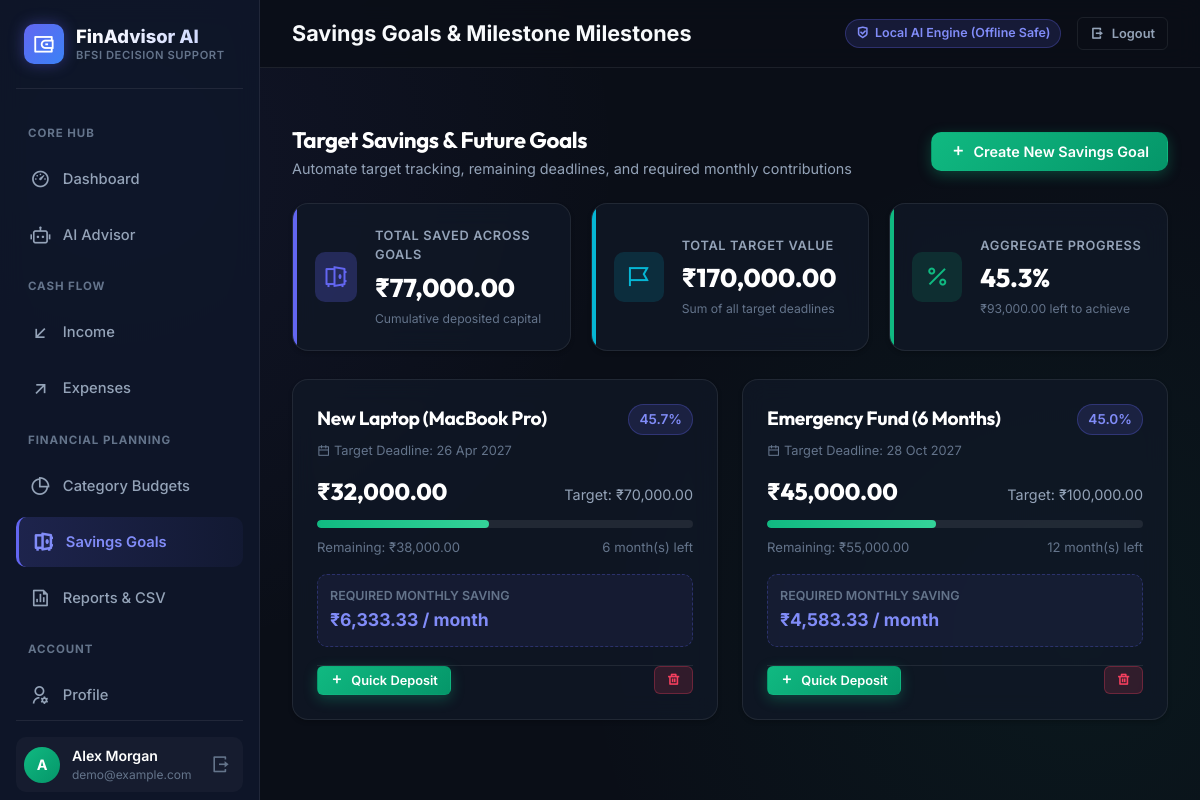
Page /savings/ (signed in) on the committed database.
### models.py (models this page shows, shortened)
class User(UserMixin, db.Model):
    __tablename__ = 'users'
    id = db.Column(db.Integer, primary_key=True)
    name = db.Column(db.String(100), nullable=False)
    email = db.Column(db.String(120), unique=True, nullable=False, index=True)
    password_hash = db.Column(db.String(255), nullable=False)
    created_at = db.Column(db.DateTime, default=utc_now)
    incomes = db.relationship('Income', backref='user', lazy=True, cascade='all, delete-orphan')
    expenses = db.relationship('Expense', backref='user', lazy=True, cascade='all, delete-orphan')
    budgets = db.relationship('Budget', backref='user', lazy=True, cascade='all, delete-orphan')
    savings_goals = db.relationship('SavingsGoal', backref='user', lazy=True, cascade='all, delete-orphan')

class SavingsGoal(db.Model):
    __tablename__ = 'savings_goals'
    id = db.Column(db.Integer, primary_key=True)
    user_id = db.Column(db.Integer, db.ForeignKey('users.id'), nullable=False, index=True)
    name = db.Column(db.String(120), nullable=False)
    target_amount = db.Column(db.Float, nullable=False)
    current_amount = db.Column(db.Float, default=0.0, nullable=False)
    deadline = db.Column(db.Date, nullable=False)
    created_at = db.Column(db.DateTime, default=utc_now)
    @property
    def progress_percent(self):
        if self.target_amount <= 0:
            return 100.0 if self.current_amount > 0 else 0.0
        pct = (self.current_amount / self.target_amount) * 100
        return min(100.0, max(0.0, round(pct, 1)))
    @property
    def remaining_amount(self):
        return max(0.0, round(self.target_amount - self.current_amount, 2))
    @property
    def months_remaining(self):
        today = date.today()
        if self.deadline <= today:
            return 0
        months = (self.deadline.year - today.year) * 12 + (self.deadline.month - today.month)
        if self.deadline.day < today.day:
            months = max(1, months)
        return max(1, months)
    @property
    def monthly_required(self):
        if self.remaining_amount <= 0:
            return 0.0
        m = self.months_remaining
        return round(self.remaining_amount / (m if m > 0 else 1), 2)

### routes/savings.py (the view)
@savings_bp.route('/')
@login_required
def index():
    goals = SavingsGoal.query.filter_by(user_id=current_user.id).order_by(SavingsGoal.deadline.asc()).all()
    total_target = sum(g.target_amount for g in goals)
    total_saved = sum(g.current_amount for g in goals)
    total_remaining = sum(g.remaining_amount for g in goals)
    overall_progress = round((total_saved / total_target * 100), 1) if total_target > 0 else 0.0
    return render_template(
        'savings.html',
        goals=goals,
        total_target=total_target,
        total_saved=total_saved,
        total_remaining=total_remaining,
        overall_progress=overall_progress,
        today=date.today()
    )

### templates/savings.html (shortened to what this page needs)
{% extends "base.html" %}
{% block page_title %}Savings Goals & Milestone Milestones{% endblock %}
{% block content %}
<div style="display: flex; justify-content: space-between; align-items: center; margin-bottom: 24px; flex-wrap: wrap; gap: 14px;">
  <div>
    <h2 style="font-size: 1.4rem;">Target Savings & Future Goals</h2>
    <p style="color: var(--text-secondary); font-size: 0.9rem;">Automate target tracking, remaining deadlines, and required monthly contributions</p>
  </div>
  <button class="btn btn-success" onclick="openModal('addGoalModal')">
    <i class="ri-add-line"></i> Create New Savings Goal
  </button>
</div>
<div class="stats-grid">
  <div class="stat-card savings">
    <div class="stat-icon"><i class="ri-safe-2-line"></i></div>
    <div class="stat-content">
      <div class="stat-label">Total Saved Across Goals</div>
      <div class="stat-value">{{ total_saved | inr }}</div>
      <div class="stat-subtext">Cumulative deposited capital</div>
    </div>
  </div>
  <div class="stat-card rate">
    <div class="stat-icon"><i class="ri-flag-2-line"></i></div>
    <div class="stat-content">
      <div class="stat-label">Total Target Value</div>
      <div class="stat-value">{{ total_target | inr }}</div>
      <div class="stat-subtext">Sum of all target deadlines</div>
    </div>
  </div>
  <div class="stat-card income">
    <div class="stat-icon"><i class="ri-percent-line"></i></div>
    <div class="stat-content">
      <div class="stat-label">Aggregate Progress</div>
      <div class="stat-value">{{ overall_progress }}%</div>
      <div class="stat-subtext">{{ total_remaining | inr }} left to achieve</div>
    </div>
  </div>
</div>
<div style="display: grid; grid-template-columns: repeat(auto-fit, minmax(360px, 1fr)); gap: 24px;">
  {% for g in goals %}
  <div class="card" style="display: flex; flex-direction: column; justify-content: space-between;">
    <div>
      <div style="display: flex; justify-content: space-between; align-items: flex-start; margin-bottom: 14px;">
        <div>
          <h3 style="font-size: 1.2rem; color: #fff; margin-bottom: 4px;">{{ g.name }}</h3>
          <span style="font-size: 0.8rem; color: var(--text-muted);">
            <i class="ri-calendar-line"></i> Target Deadline: {{ g.deadline.strftime('%d %b %Y') }}
          </span>
        </div>
        <span class="badge badge-purple" style="font-size: 0.85rem;">{{ g.progress_percent }}%</span>
      </div>
      <div style="display: flex; justify-content: space-between; align-items: baseline; margin-bottom: 6px;">
        <span style="font-size: 1.45rem; font-weight: 800; font-family: var(--font-heading); color: #fff;">
          {{ g.current_amount | inr }}
        </span>
        <span style="font-size: 0.9rem; color: var(--text-secondary);">
          Target: {{ g.target_amount | inr }}
        </span>
      </div>
      <div class="progress-bar-container">
        <div class="progress-bar progress-success" style="width: {{ g.progress_percent }}%;"></div>
      </div>
      <div style="display: flex; justify-content: space-between; font-size: 0.82rem; color: var(--text-muted); margin-bottom: 16px;">
        <span>Remaining: {{ g.remaining_amount | inr }}</span>
        <span>{{ g.months_remaining }} month(s) left</span>
      </div>
      <div style="background: rgba(99, 102, 241, 0.08); border: 1px dashed rgba(99, 102, 241, 0.3); border-radius: var(--radius-md); padding: 12px; margin-bottom: 18px;">
        <div style="font-size: 0.78rem; color: var(--text-muted); font-weight: 600; text-transform: uppercase;">Required Monthly Saving</div>
        <div style="font-size: 1.1rem; font-weight: 700; color: #818cf8; margin-top: 2px;">
          {{ g.monthly_required | inr }} / month
        </div>
      </div>
    </div>
    <div style="display: flex; justify-content: space-between; align-items: center; pt: 14px; border-top: 1px solid var(--border-color);">
      <button class="btn btn-success btn-sm" onclick="openDepositModal('{{ g.id }}', '{{ g.name }}')">
        <i class="ri-add-line"></i> Quick Deposit
      </button>
      <form method="POST" action="{{ url_for('savings.delete', id=g.id) }}" onsubmit="return confirm('Delete this savings goal?');">
        <button type="submit" class="btn btn-danger btn-sm" title="Delete Goal">
          <i class="ri-delete-bin-line"></i>
        </button>
      </form>
    </div>
  </div>
  {% else %}
  <div style="grid-column: 1 / -1; text-align: center; padding: 60px; color: var(--text-muted);">
    <i class="ri-safe-2-line" style="font-size: 3rem; display: block; margin-bottom: 12px;"></i>
    No savings goals created yet. Set a target milestone above!
  </div>
  {% endfor %}
</div>
{% endblock %}

### templates/base.html (shortened to what this page needs)
<!DOCTYPE html>
<html lang="en">
<head>
  <link href="https://cdn.jsdelivr.net/npm/remixicon@4.2.0/fonts/remixicon.css" rel="stylesheet">
  <link rel="stylesheet" href="{{ url_for('static', filename='css/style.css') }}">
</head>
<body>
  {% if current_user.is_authenticated %}
  <div class="app-layout">
    <aside class="sidebar">
      <div class="brand">
        <div class="brand-icon">
          <i class="ri-wallet-3-line"></i>
        </div>
        <div>
          <div class="brand-text">FinAdvisor AI</div>
          <div class="brand-tag">BFSI Decision Support</div>
        </div>
      </div>
      <ul class="nav-menu">
        <li class="nav-label">Core Hub</li>
        <li>
          <a href="{{ url_for('dashboard.index') }}" class="nav-link {% if request.blueprint == 'dashboard' %}active{% endif %}">
            <i class="ri-dashboard-3-line"></i>
            <span>Dashboard</span>
          </a>
        </li>
        <li>
          <a href="{{ url_for('advisor.index') }}" class="nav-link {% if request.blueprint == 'advisor' %}active{% endif %}">
            <i class="ri-robot-2-line"></i>
            <span>AI Advisor</span>
          </a>
        </li>
        <li class="nav-label">Cash Flow</li>
        <li>
          <a href="{{ url_for('income.index') }}" class="nav-link {% if request.blueprint == 'income' %}active{% endif %}">
            <i class="ri-arrow-left-down-line"></i>
            <span>Income</span>
          </a>
        </li>
        <li>
          <a href="{{ url_for('expenses.index') }}" class="nav-link {% if request.blueprint == 'expenses' %}active{% endif %}">
            <i class="ri-arrow-right-up-line"></i>
            <span>Expenses</span>
          </a>
        </li>
        <li class="nav-label">Financial Planning</li>
        <li>
          <a href="{{ url_for('budget.index') }}" class="nav-link {% if request.blueprint == 'budget' %}active{% endif %}">
            <i class="ri-pie-chart-2-line"></i>
            <span>Category Budgets</span>
          </a>
        </li>
        <li>
          <a href="{{ url_for('savings.index') }}" class="nav-link {% if request.blueprint == 'savings' %}active{% endif %}">
            <i class="ri-safe-2-line"></i>
            <span>Savings Goals</span>
          </a>
        </li>
        <li>
          <a href="{{ url_for('reports.index') }}" class="nav-link {% if request.blueprint == 'reports' %}active{% endif %}">
            <i class="ri-file-chart-line"></i>
            <span>Reports & CSV</span>
          </a>
        </li>
        <li class="nav-label">Account</li>
        <li>
          <a href="{{ url_for('profile.index') }}" class="nav-link {% if request.blueprint == 'profile' %}active{% endif %}">
            <i class="ri-user-settings-line"></i>
            <span>Profile</span>
          </a>
        </li>
      </ul>
      <div class="nav-footer">
        <div class="user-snippet">
          <div class="user-avatar">{{ current_user.name[0] | upper }}</div>
          <div class="user-info">
            <div class="user-name">{{ current_user.name }}</div>
            <div class="user-role">{{ current_user.email }}</div>
          </div>
          <a href="{{ url_for('auth.logout') }}" title="Logout" style="color: var(--text-muted); font-size: 1.2rem; padding: 4px;">
            <i class="ri-logout-box-r-line"></i>
          </a>
        </div>
      </div>
    </aside>
    <div class="main-wrapper">
      <header class="topbar">
        <div class="topbar-left">
          <div class="page-title">{% block page_title %}Dashboard Overview{% endblock %}</div>
        </div>
        <div class="topbar-right">
          <span class="badge badge-purple">
            <i class="ri-shield-check-line"></i> Local AI Engine (Offline Safe)
          </span>
          <a href="{{ url_for('auth.logout') }}" class="btn btn-outline btn-sm">
            <i class="ri-logout-box-r-line"></i> Logout
          </a>
        </div>
      </header>
      <main class="content-body">
        {% block content %}{% endblock %}
      </main>
    </div>
  </div>
  {% endif %}
</body>
</html>

### rows in the picture
User: name "A", name "Alex Morgan", email "demo@example.com"
SavingsGoal: name "New Laptop (MacBook Pro)", deadline "26 Apr 2027", progress_percent "45.7", current_amount|inr "₹32,000.00", target_amount|inr "₹70,000.00", remaining_amount|inr "₹38,000.00", months_remaining "6", monthly_required|inr "₹6,333.33"
SavingsGoal: name "Emergency Fund (6 Months)", deadline "28 Oct 2027", progress_percent "45.0", current_amount|inr "₹45,000.00", target_amount|inr "₹100,000.00", remaining_amount|inr "₹55,000.00", months_remaining "12", monthly_required|inr "₹4,583.33"

### other values in the picture
{{ total_saved | inr }} "₹77,000.00"
{{ total_target | inr }} "₹170,000.00"
{{ overall_progress }} "45.3"
{{ total_remaining | inr }} "₹93,000.00"
